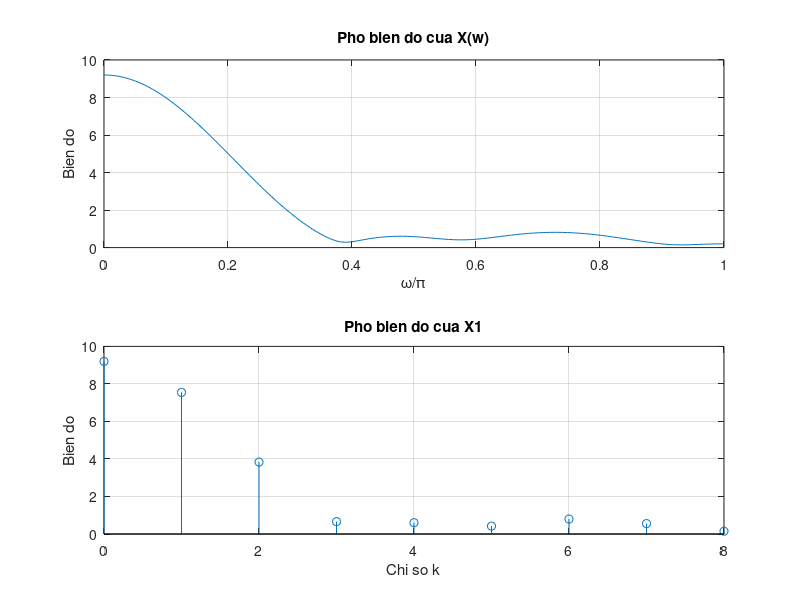

MATLAB code to generate this figure:
g1 = [1 2 3 4 5 6];
g2 = [1 -2 3 3 -2 1];
%a
n = length(g1);
g12 = cconv(g1,g2,n);
%b
G1 = fft(g1);
G2 = fft(g2);
G12 = fft(g12);
%c
x = [0 0 0 0 0 1 1.5 1.7 2 1.5 1 0.5 0 0 0 0 0];
w = 0:2*pi/511:pi;
k = 0:8;
%num = x; dem = 1;
X = freqz(x,1,w);
X1 = fft(x);
X1 = X1(1:9);
% Ve X(w)
%subplot(2,1,1)
%plot(w/pi,real(X)); grid
%title('Phan thuc cua X(w)')
%xlabel('\omega/\pi');
%ylabel('Bien do');
%pause
subplot(2,1,1)
plot(w/pi,abs(X)); grid
title('Pho bien do cua X(w)')
xlabel('\omega/\pi');
ylabel('Bien do');
subplot(2,1,2)
stem(k,abs(X1));grid
title('Pho bien do cua X1')
xlabel('Chi so k');
ylabel('Bien do');
%pause
